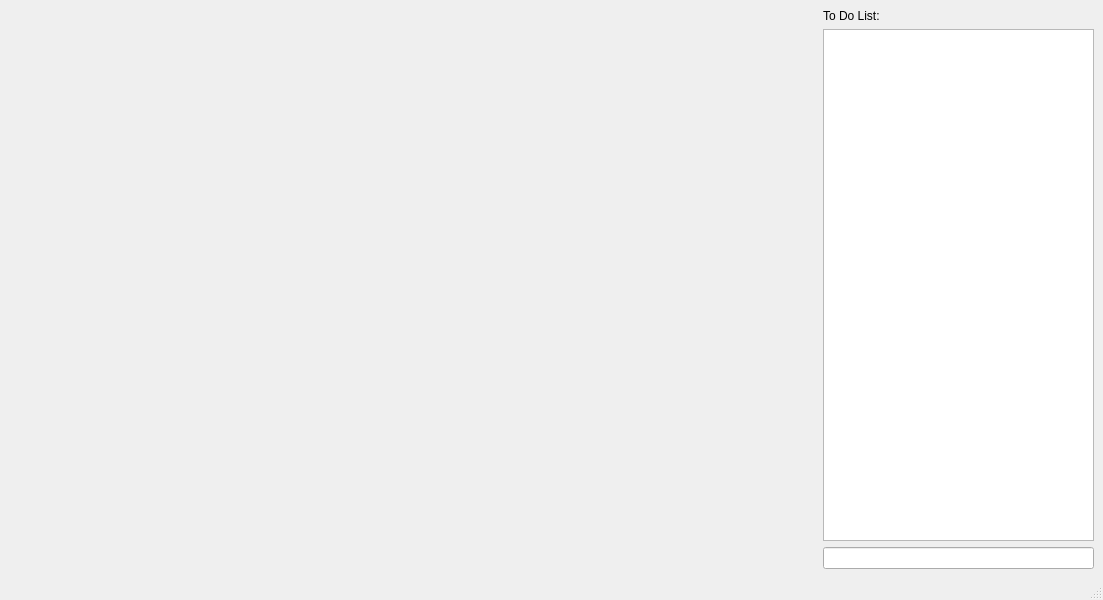
<?xml version="1.0" encoding="UTF-8"?>
<ui version="4.0">
 <class>MainWindow</class>
 <widget class="QMainWindow" name="MainWindow">
  <property name="geometry">
   <rect>
    <x>0</x>
    <y>0</y>
    <width>1103</width>
    <height>600</height>
   </rect>
  </property>
  <property name="windowTitle">
   <string>MainWindow</string>
  </property>
  <widget class="QWidget" name="centralwidget">
   <layout class="QHBoxLayout" name="horizontalLayout">
    <item>
     <spacer name="horizontalSpacer">
      <property name="orientation">
       <enum>Qt::Horizontal</enum>
      </property>
      <property name="sizeHint" stdset="0">
       <size>
        <width>40</width>
        <height>20</height>
       </size>
      </property>
     </spacer>
    </item>
    <item>
     <spacer name="horizontalSpacer_3">
      <property name="orientation">
       <enum>Qt::Horizontal</enum>
      </property>
      <property name="sizeHint" stdset="0">
       <size>
        <width>40</width>
        <height>20</height>
       </size>
      </property>
     </spacer>
    </item>
    <item>
     <spacer name="horizontalSpacer_2">
      <property name="orientation">
       <enum>Qt::Horizontal</enum>
      </property>
      <property name="sizeHint" stdset="0">
       <size>
        <width>40</width>
        <height>20</height>
       </size>
      </property>
     </spacer>
    </item>
    <item>
     <layout class="QVBoxLayout" name="verticalLayout">
      <item>
       <widget class="QLabel" name="lbToDoList">
        <property name="text">
         <string>To Do List:</string>
        </property>
       </widget>
      </item>
      <item>
       <widget class="QListWidget" name="lwToDoList"/>
      </item>
      <item>
       <widget class="QLineEdit" name="leInput"/>
      </item>
     </layout>
    </item>
   </layout>
  </widget>
  <widget class="QMenuBar" name="menubar">
   <property name="geometry">
    <rect>
     <x>0</x>
     <y>0</y>
     <width>1103</width>
     <height>20</height>
    </rect>
   </property>
  </widget>
  <widget class="QStatusBar" name="statusbar"/>
 </widget>
 <resources/>
 <connections/>
</ui>
